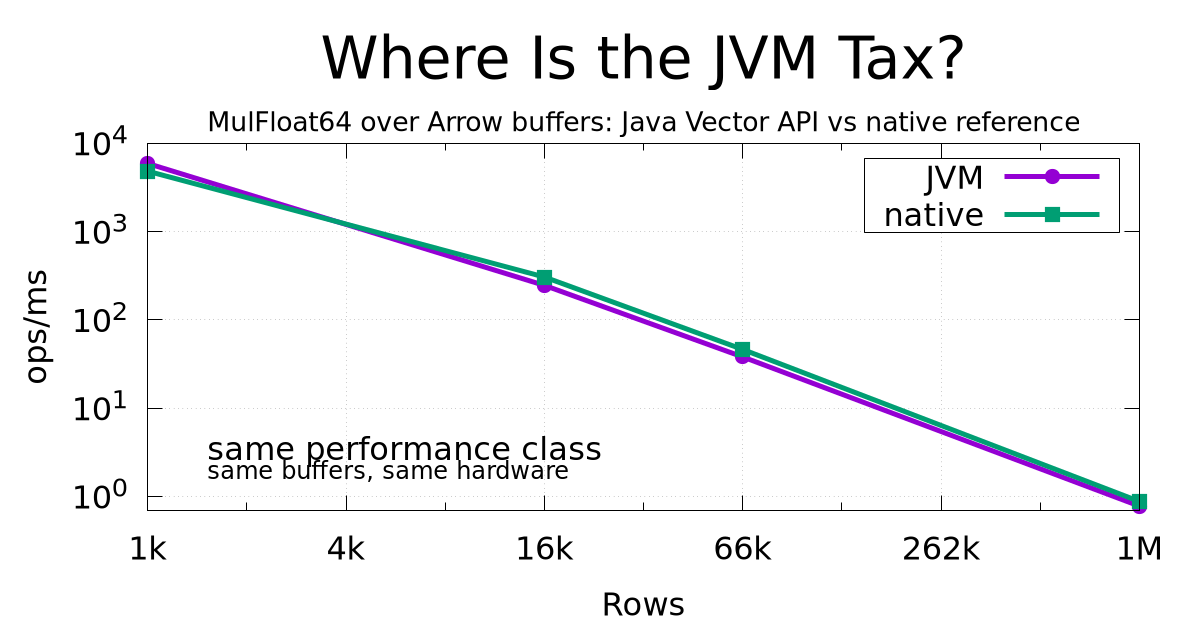

Generate this figure with gnuplot:
# jvm_tax.gnuplot
# Usage:
#   gnuplot jvm_tax.gnuplot
#
# Output:
#   jvm_tax.png

set terminal pngcairo size 1200,630 enhanced font "DejaVu Sans,24"
set output "jvm_tax.png"

set title "Where Is the JVM Tax?" font "DejaVu Sans,44"

set label 100 "MulFloat64 over Arrow buffers: Java Vector API vs native reference" \
    at graph 0.5, graph 1.06 center font "DejaVu Sans,20"

set logscale x 2
set logscale y 10

set xrange [1024:1048576]
set yrange [0.7:10000]

set xlabel "Rows"
set ylabel "ops/ms"

set grid ytics xtics
set key top right box opaque

set format x "%.0s%c"

unset ytics
set ytics ("10^{0}" 1, "10^{1}" 10, "10^{2}" 100, "10^{3}" 1000, "10^{4}" 10000)

# Fake visual zero label for the cover image.
# Real 0 cannot exist on a log-scale axis.
# set label 200 "0" at graph -0.03, graph -0.015 right font "DejaVu Sans,20"

set style line 1 lw 5 pt 7 ps 1.7
set style line 2 lw 5 pt 5 ps 1.7

set label 1 "same performance class" at graph 0.06, graph 0.17 font "DejaVu Sans,24"
set label 2 "same buffers, same hardware" at graph 0.06, graph 0.11 font "DejaVu Sans,18"

plot '-' using 1:2 with linespoints ls 1 title "JVM", \
     '-' using 1:2 with linespoints ls 2 title "native"
1024 5906
16384 246
65536 38.1
1048576 0.78
e
1024 4830
16384 306
65536 46.3
1048576 0.88
e
